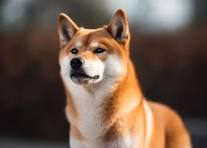
#> input picture dog.jpg, 207 x 148 px
$ jupyter execute cvdl_lab2.ipynb   (older library calls are emulated)
#> lines starting #> are read from the running program, lines starting #| are printed output that depends on the picture; after the words box and inside, x2 and y2 are one past the last pixel; in counts of white or black regions, pixels touching at a corner belong together
[cell 1]
import cv2
import numpy as np
import matplotlib.pyplot as plt


image = cv2.imread('dog.jpg')
#> image is the input picture: shape (148, 207, 3); mean B, G, R 75.2, 88.3, 109.1
image = cv2.cvtColor(image, cv2.COLOR_BGR2RGB)


def adjust_brightness(img, value):
#> called with value = 50
    return cv2.convertScaleAbs(img, alpha=1, beta=value)
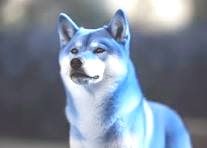
#> returned value: shape (148, 207, 3); mean of channels 0, 1, 2 154.3, 137.5, 124.7; drawn as B, G, R

bright_image = adjust_brightness(image, 50)  # Increase brightness
dark_image = adjust_brightness(image, -50)   # Decrease brightness
#> call 2 of adjust_brightness, with value = -50
#> in adjust_brightness (call 2), `return cv2.convertScaleAbs(img, alpha=1, beta=value)`:
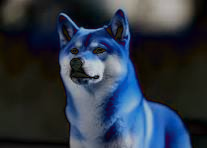
#> returned value: shape (148, 207, 3); mean of channels 0, 1, 2 68.5, 55.2, 45.5; drawn as B, G, R


plt.subplot(131), plt.imshow(image), plt.title('Original')
plt.subplot(132), plt.imshow(bright_image), plt.title('Brightened')
plt.subplot(133), plt.imshow(dark_image), plt.title('Darkened')
plt.show()

[cell 2]
gray = cv2.cvtColor(image, cv2.COLOR_RGB2GRAY)
hist_eq = cv2.equalizeHist(gray)
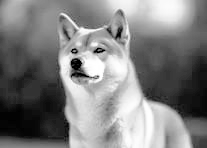
#> hist_eq: shape (148, 207); min 0, max 255, mean 128.4


clahe = cv2.createCLAHE(clipLimit=2.0, tileGridSize=(8,8))
clahe_img = clahe.apply(gray)
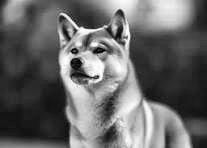
#> clahe_img: shape (148, 207); min 1, max 255, mean 103.3


contrast_image = cv2.convertScaleAbs(image, alpha=1.5, beta=0)
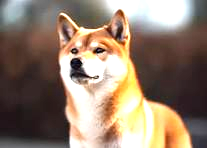
#> contrast_image: shape (148, 207, 3); mean R, G, B 145.5, 126.2, 108.8

# Display results
plt.subplot(221), plt.imshow(image), plt.title('Original')
plt.subplot(222), plt.imshow(gray, cmap='gray'), plt.title('Grayscale')
plt.subplot(223), plt.imshow(hist_eq, cmap='gray'), plt.title('Histogram Equalization')
plt.subplot(224), plt.imshow(clahe_img, cmap='gray'), plt.title('CLAHE')
plt.show()

[cell 3]
gaussian_blur = cv2.GaussianBlur(image, (5,5), 0)  # Gaussian Blur
average_blur = cv2.blur(image, (5,5))  # Averaging Filter

#Non-Linear Filters
median_blur = cv2.medianBlur(image, 5)  # Median Filter (Non-linear)
bilateral_blur = cv2.bilateralFilter(image, 9, 75, 75)  # Bilateral Filter


plt.subplot(231), plt.imshow(image), plt.title('Original')
plt.subplot(232), plt.imshow(gaussian_blur), plt.title('Gaussian Blur')
plt.subplot(233), plt.imshow(average_blur), plt.title('Averaging Filter')
plt.subplot(234), plt.imshow(median_blur), plt.title('Median Filter')
plt.subplot(235), plt.imshow(bilateral_blur), plt.title('Bilateral Filter')
plt.show()

[cell 4]
#  edge detection
canny_edges = cv2.Canny(image, 100, 200)
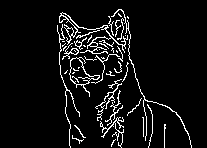
#> canny_edges: shape (148, 207); 6.7% white in thin lines or dots, all inside (x1, y1, x2, y2) = (57, 9, 192, 148)

# Sobel edge detection (X and Y direction)
sobel_x = cv2.Sobel(image, cv2.CV_64F, 1, 0, ksize=5)  # Sobel in X-direction
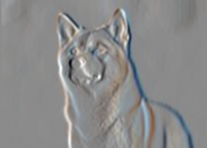
#> sobel_x: shape (148, 207, 3) float64; mean R, G, B -2.1, -2.8, -2.4; drawn with min black and max white
sobel_y = cv2.Sobel(image, cv2.CV_64F, 0, 1, ksize=5)  # Sobel in Y-direction
sobel_combined = cv2.magnitude(sobel_x, sobel_y)  # Combined Sobel
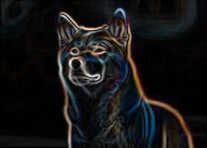
#> sobel_combined: shape (148, 207, 3) float64; mean R, G, B 768.9, 749.1, 764.6; drawn with min black and max white

#Laplacian edge detection
laplacian_edges = cv2.Laplacian(image, cv2.CV_64F)
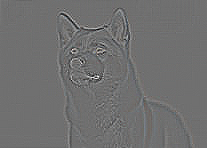
#> laplacian_edges: shape (148, 207, 3) float64; mean R, G, B 0, 0, 0; drawn with min black and max white


plt.figure(figsize=(10, 8))
plt.subplot(231), plt.imshow(image, cmap='gray'), plt.title('Original Image')
plt.subplot(232), plt.imshow(canny_edges, cmap='gray'), plt.title('Canny Edges')
plt.subplot(233), plt.imshow(sobel_x, cmap='gray'), plt.title('Sobel X')
plt.subplot(234), plt.imshow(sobel_y, cmap='gray'), plt.title('Sobel Y')
plt.subplot(235), plt.imshow(sobel_combined, cmap='gray'), plt.title('Sobel Combined')
plt.subplot(236), plt.imshow(laplacian_edges, cmap='gray'), plt.title('Laplacian Edges')

plt.tight_layout()
plt.show()
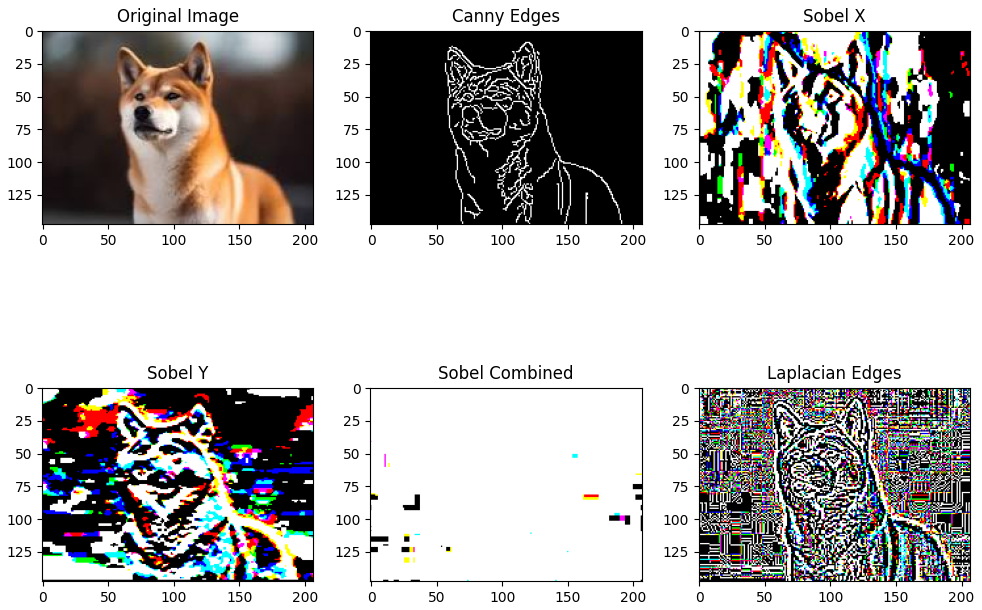
#> figure drawn by matplotlib, 6 panels
